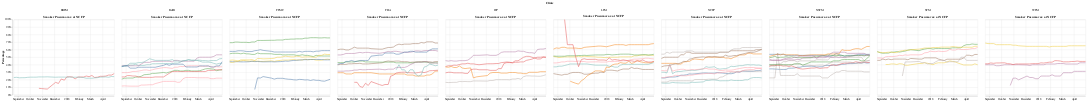

The notebook cell this image was saved under:
### Markdown cell above
# Altair Graphs

### Code cell
def core_clinic_charts(metric, clinic):
    chart = alt.Chart(df[(df['Metric']==metric) & (df['Type']=='Individual')]).mark_line().encode(
        alt.X('Date:T', title=""),
        alt.Y('Percentage:Q', axis=alt.Axis(format="%")),
        color=alt.Color('Name:N', legend=None),
        tooltip='Name:N',
    ).properties(
        title=str(metric) + ' at ' + clinic,
    ).facet(
        column="Clinic:N",
    )
    return chart

#  & (df['Clinic']==clinic)
#for metric in df.Metric.unique():
#    chart = core_clinic_charts(metric, "NCFP")
    
core_clinic_charts("Smoker Pneumovax", "NCFP")

### Figure 1 — Vega-Lite specification as saved in the notebook (floating-point values rounded to 4 significant figures; data arrays with more than 128 entries replaced by an {"elided": "..."} marker saying what was removed)
{"$schema": "https://vega.github.io/schema/vega-lite/v2.4.1.json", "config": {"view": {"height": 300, "width": 400}}, "data": {"values": {"elided": "2633 records"}}, "facet": {"column": {"field": "Clinic", "type": "nominal"}}, "spec": {"encoding": {"color": {"field": "Name", "legend": null, "type": "nominal"}, "tooltip": {"field": "Name", "type": "nominal"}, "x": {"field": "Date", "title": "", "type": "temporal"}, "y": {"axis": {"format": "%"}, "field": "Percentage", "type": "quantitative"}}, "mark": "line", "title": "Smoker Pneumovax at NCFP"}}
